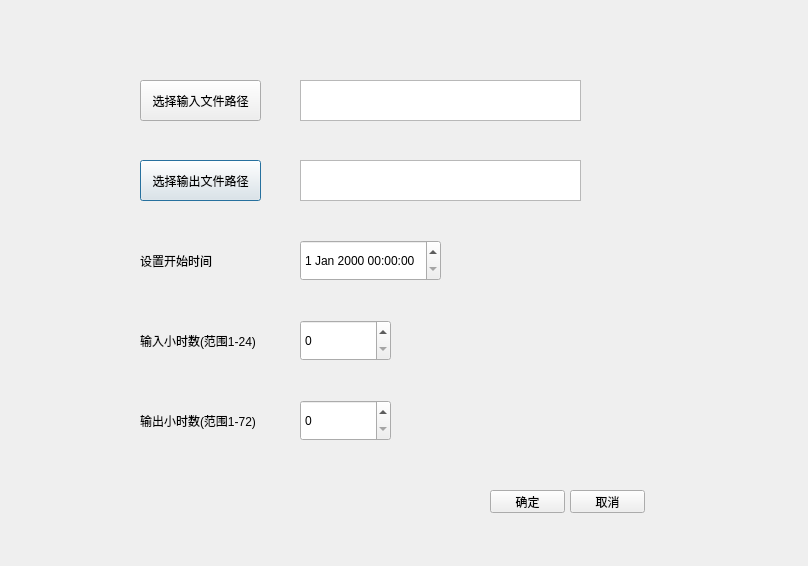
<?xml version="1.0" encoding="UTF-8"?>
<ui version="4.0">
 <class>setConfig</class>
 <widget class="QDialog" name="setConfig">
  <property name="geometry">
   <rect>
    <x>0</x>
    <y>0</y>
    <width>808</width>
    <height>566</height>
   </rect>
  </property>
  <property name="windowTitle">
   <string>Dialog</string>
  </property>
  <widget class="QPushButton" name="outputdirButton">
   <property name="geometry">
    <rect>
     <x>140</x>
     <y>160</y>
     <width>121</width>
     <height>41</height>
    </rect>
   </property>
   <property name="text">
    <string>选择输出文件路径</string>
   </property>
  </widget>
  <widget class="QPushButton" name="inputdirButton">
   <property name="geometry">
    <rect>
     <x>140</x>
     <y>80</y>
     <width>121</width>
     <height>41</height>
    </rect>
   </property>
   <property name="text">
    <string>选择输入文件路径</string>
   </property>
  </widget>
  <widget class="QTextEdit" name="inputdirEdit">
   <property name="geometry">
    <rect>
     <x>300</x>
     <y>80</y>
     <width>281</width>
     <height>41</height>
    </rect>
   </property>
  </widget>
  <widget class="QTextEdit" name="outputdirEdit">
   <property name="geometry">
    <rect>
     <x>300</x>
     <y>160</y>
     <width>281</width>
     <height>41</height>
    </rect>
   </property>
  </widget>
  <widget class="QPushButton" name="okButton">
   <property name="geometry">
    <rect>
     <x>490</x>
     <y>490</y>
     <width>75</width>
     <height>23</height>
    </rect>
   </property>
   <property name="text">
    <string>确定</string>
   </property>
  </widget>
  <widget class="QPushButton" name="cancelButton">
   <property name="geometry">
    <rect>
     <x>570</x>
     <y>490</y>
     <width>75</width>
     <height>23</height>
    </rect>
   </property>
   <property name="text">
    <string>取消</string>
   </property>
  </widget>
  <widget class="QSpinBox" name="inputspinBox">
   <property name="geometry">
    <rect>
     <x>300</x>
     <y>320</y>
     <width>91</width>
     <height>41</height>
    </rect>
   </property>
  </widget>
  <widget class="QSpinBox" name="outputspinBox">
   <property name="geometry">
    <rect>
     <x>300</x>
     <y>400</y>
     <width>91</width>
     <height>41</height>
    </rect>
   </property>
  </widget>
  <widget class="QLabel" name="inputlabel">
   <property name="geometry">
    <rect>
     <x>140</x>
     <y>320</y>
     <width>121</width>
     <height>41</height>
    </rect>
   </property>
   <property name="text">
    <string>输入小时数(范围1-24)</string>
   </property>
  </widget>
  <widget class="QLabel" name="outputlabel">
   <property name="geometry">
    <rect>
     <x>140</x>
     <y>400</y>
     <width>121</width>
     <height>41</height>
    </rect>
   </property>
   <property name="text">
    <string>输出小时数(范围1-72)</string>
   </property>
  </widget>
  <widget class="QLabel" name="curdatelabel">
   <property name="geometry">
    <rect>
     <x>140</x>
     <y>240</y>
     <width>121</width>
     <height>41</height>
    </rect>
   </property>
   <property name="text">
    <string>设置开始时间</string>
   </property>
  </widget>
  <widget class="QDateTimeEdit" name="curdateEdit">
   <property name="geometry">
    <rect>
     <x>300</x>
     <y>240</y>
     <width>141</width>
     <height>41</height>
    </rect>
   </property>
  </widget>
 </widget>
 <resources/>
 <connections/>
</ui>
